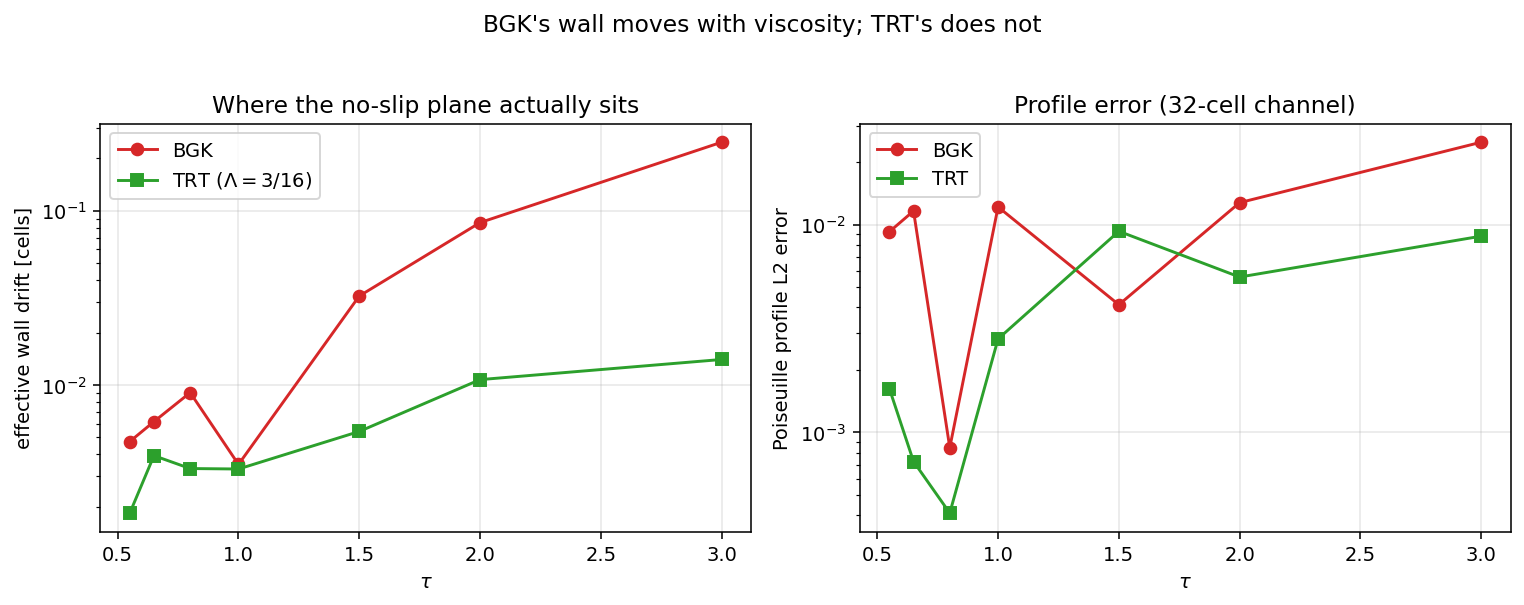

Generate this figure with Python:
#!/usr/bin/env python3
"""Phase 8 study 1: where is the wall, really? BGK vs TRT across tau.

Forced Poiseuille between halfway bounce-back walls. The no-slip plane
should sit exactly halfway between the last fluid and first solid cell
centers, independent of viscosity. With BGK it does not — the effective
wall position drifts with tau (a numerical-slip error). TRT with the
magic parameter LAMBDA = 3/16 pins it.

Measured, not asserted: fit a parabola to the converged profile and
find its roots — those ARE the effective wall positions. Also reports
profile L2 error against the analytic solution through the true walls.

Output: validation/accuracy_tau_sweep.png + a printed table.
Runs on CPU in a few minutes (the channels are tiny).
"""

from __future__ import annotations

import sys
from pathlib import Path

sys.path.insert(0, str(Path(__file__).resolve().parents[1]))

import matplotlib
matplotlib.use("Agg")
import matplotlib.pyplot as plt
import numpy as np
import torch

from lbm.solver import Solver

NY = 34                     # 32 fluid cells across the channel
TAUS = [0.55, 0.65, 0.8, 1.0, 1.5, 2.0, 3.0]
F = 1e-6


def run(collision: str, tau: float) -> tuple[float, float]:
    """-> (wall drift [cells], profile L2 rel. error)."""
    # transient ~ (H/pi)^2 / nu; give it 8x that, minimum 20k
    nu = (tau - 0.5) / 3.0
    steps = max(20_000, int(8 * (NY - 2) ** 2 / (nu * np.pi ** 2)))
    s = Solver(4, NY, tau=tau, u_char=0.0, seed=0, device="cpu",
               inlet_outlet=False, wall_y=True, body_force=(F, 0.0),
               init_noise=0.0, collision=collision)
    for _ in range(steps):
        s.step()
    _, u = s.macroscopics()
    ux = u[0, 2, 1:-1].numpy().astype(np.float64)
    yc = np.arange(1, NY - 1) + 0.5
    lo, hi = sorted(np.roots(np.polyfit(yc, ux, 2)).real)
    drift = 0.5 * (abs(lo - 1.0) + abs(hi - (NY - 1.0)))
    ua = F / (2 * nu) * (yc - 1.0) * ((NY - 1.0) - yc)
    l2 = float(np.sqrt(((ux - ua) ** 2).mean()) / ua.max())
    return drift, l2


def main() -> int:
    torch.set_num_threads(max(1, torch.get_num_threads()))
    rows = []
    print(f"{'tau':>5} | {'BGK wall drift':>15} {'TRT wall drift':>15} | "
          f"{'BGK L2':>9} {'TRT L2':>9}")
    for tau in TAUS:
        db, lb = run("bgk", tau)
        dt, lt = run("trt", tau)
        rows.append((tau, db, dt, lb, lt))
        print(f"{tau:5.2f} | {db:13.4f} c {dt:13.4f} c | "
              f"{lb * 100:8.3f}% {lt * 100:8.3f}%")

    tau_a = np.array([r[0] for r in rows])
    fig, (ax1, ax2) = plt.subplots(1, 2, figsize=(11, 4.2))
    ax1.semilogy(tau_a, [max(r[1], 1e-5) for r in rows], "o-",
                 label="BGK", color="#d62728")
    ax1.semilogy(tau_a, [max(r[2], 1e-5) for r in rows], "s-",
                 label="TRT ($\\Lambda=3/16$)", color="#2ca02c")
    ax1.set_xlabel(r"$\tau$")
    ax1.set_ylabel("effective wall drift [cells]")
    ax1.set_title("Where the no-slip plane actually sits")
    ax1.legend()
    ax1.grid(alpha=0.3)
    ax2.semilogy(tau_a, [max(r[3], 1e-6) for r in rows], "o-",
                 label="BGK", color="#d62728")
    ax2.semilogy(tau_a, [max(r[4], 1e-6) for r in rows], "s-",
                 label="TRT", color="#2ca02c")
    ax2.set_xlabel(r"$\tau$")
    ax2.set_ylabel("Poiseuille profile L2 error")
    ax2.set_title("Profile error (32-cell channel)")
    ax2.legend()
    ax2.grid(alpha=0.3)
    fig.suptitle("BGK's wall moves with viscosity; TRT's does not",
                 y=1.02)
    fig.tight_layout()
    out = Path(__file__).parent / "accuracy_tau_sweep.png"
    fig.savefig(out, dpi=140, bbox_inches="tight")
    print(f"wrote {out}")

    # the claim this study exists to check:
    hi_tau = rows[-1]
    ok = hi_tau[2] < 0.1 * hi_tau[1]   # TRT drift < 10% of BGK's at tau=3
    print("PASS: TRT wall drift at tau=3 is "
          f"{hi_tau[2] / hi_tau[1] * 100:.1f}% of BGK's"
          if ok else "FAIL: TRT did not pin the wall")
    return 0 if ok else 1


if __name__ == "__main__":
    sys.exit(main())
